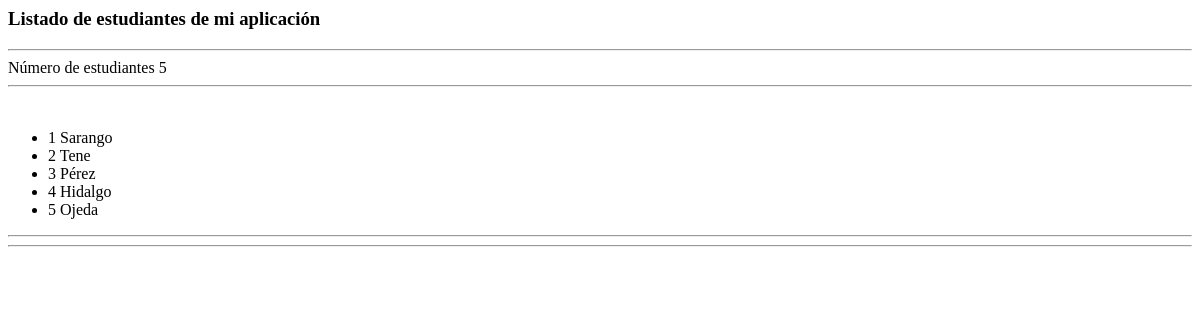
The page /administrativo/listado/estudiantes/todos on the database as committed earlier.
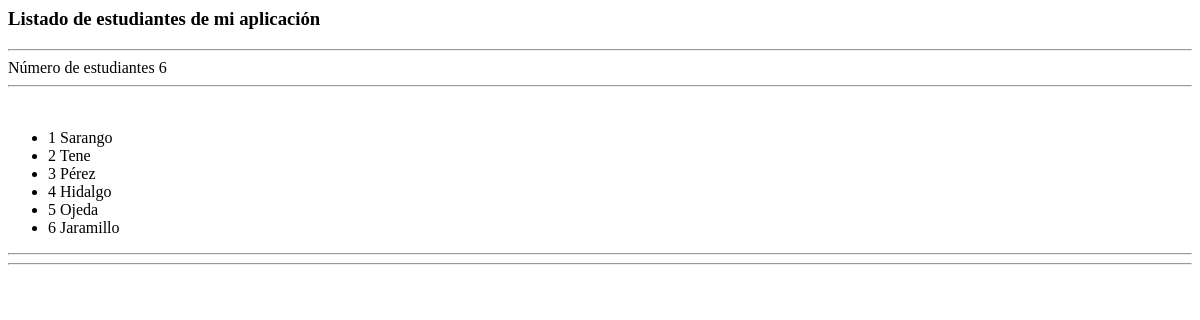
The same page on the database as committed later.
### administrativo/models.py (models this page shows, shortened)
class Estudiante(models.Model):
    nombre = models.CharField(max_length=30)
    apellido = models.CharField(max_length=30)
    cedula = models.CharField(max_length=30, unique=True)

### administrativo/views.py (the view)
# urls.py: path('listado/estudiantes/todos', views.listadoEstudiantes,
def listadoEstudiantes(request):
    estudiantes = Estudiante.objects.all()
    titulo = "Listado de estudiantes de mi aplicación"
    informacion_template = {'estudiantes': estudiantes,
    'numero_estudiantes': len(estudiantes), 'mititulo': titulo}
    return render(request, 'listadoEstudiantes.html', informacion_template)

### administrativo/templates/listadoEstudiantes.html (shortened to what this page needs)
<h3>{{ mititulo }}</h3>
<hr>
Número de estudiantes {{ numero_estudiantes }}
<hr>
<ul>
{% for e in estudiantes %}
  <li>{{e.id}} {{e.apellido}}</li>
{% endfor %}
</ul>
<hr>
<hr>

Rows that differ between the two databases and show on the page:
added Estudiante: id "6", apellido "Jaramillo"
Other text that changed with them:
{{ numero_estudiantes }}: "5" → "6"
